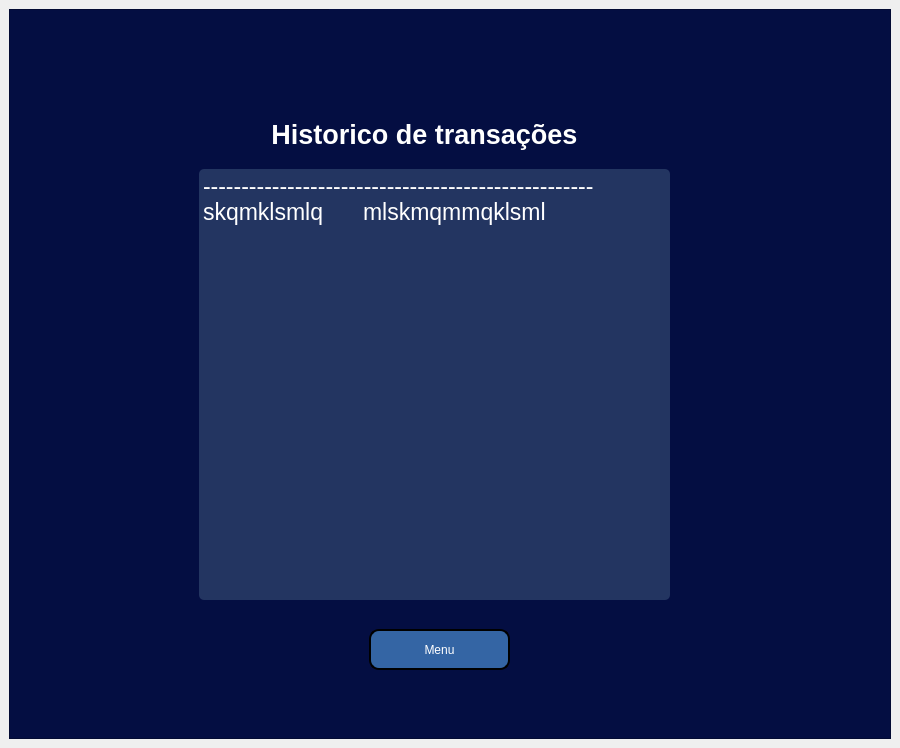
<?xml version="1.0" encoding="UTF-8"?>
<ui version="4.0">
 <class>tela_historico</class>
 <widget class="QMainWindow" name="tela_historico">
  <property name="geometry">
   <rect>
    <x>0</x>
    <y>0</y>
    <width>900</width>
    <height>748</height>
   </rect>
  </property>
  <property name="minimumSize">
   <size>
    <width>540</width>
    <height>650</height>
   </size>
  </property>
  <property name="maximumSize">
   <size>
    <width>1024</width>
    <height>748</height>
   </size>
  </property>
  <property name="windowTitle">
   <string>MainWindow</string>
  </property>
  <widget class="QWidget" name="centralwidget">
   <layout class="QVBoxLayout" name="verticalLayout">
    <item>
     <widget class="QFrame" name="frame">
      <property name="styleSheet">
       <string notr="true">background-color: rgb(4, 14, 66);
color: rgb(255, 255, 255);</string>
      </property>
      <property name="frameShape">
       <enum>QFrame::StyledPanel</enum>
      </property>
      <property name="frameShadow">
       <enum>QFrame::Raised</enum>
      </property>
      <widget class="QLabel" name="label_2">
       <property name="geometry">
        <rect>
         <x>320</x>
         <y>-10</y>
         <width>201</width>
         <height>131</height>
        </rect>
       </property>
       <property name="text">
        <string/>
       </property>
       <property name="pixmap">
        <pixmap>imagens/icon_extrato2.png</pixmap>
       </property>
       <property name="scaledContents">
        <bool>true</bool>
       </property>
      </widget>
      <widget class="QPushButton" name="pushButton_2">
       <property name="geometry">
        <rect>
         <x>360</x>
         <y>620</y>
         <width>141</width>
         <height>41</height>
        </rect>
       </property>
       <property name="styleSheet">
        <string notr="true">QPushButton{

background-color: rgb(52, 101, 164);	
border-radius: 10px;
border: 2px solid rgb(0, 0, 0);
}

QPushButton:hover{
	background-color: rgb(52, 101, 164);
	color: rgb(0, 0, 0);
	border: 2px solid rgb(32, 74, 135);
}</string>
       </property>
       <property name="text">
        <string>Menu</string>
       </property>
      </widget>
      <widget class="QTextEdit" name="textEdit">
       <property name="geometry">
        <rect>
         <x>190</x>
         <y>160</y>
         <width>471</width>
         <height>431</height>
        </rect>
       </property>
       <property name="font">
        <font>
         <pointsize>17</pointsize>
         <weight>50</weight>
         <bold>false</bold>
        </font>
       </property>
       <property name="styleSheet">
        <string notr="true">background-color: rgba(51, 72, 113, 170);
color:  rgb(255, 255, 255);
border-radius: 5px;</string>
       </property>
       <property name="readOnly">
        <bool>true</bool>
       </property>
       <property name="html">
        <string>&lt;!DOCTYPE HTML PUBLIC &quot;-//W3C//DTD HTML 4.0//EN&quot; &quot;http://www.w3.org/TR/REC-html40/strict.dtd&quot;&gt;
&lt;html&gt;&lt;head&gt;&lt;meta name=&quot;qrichtext&quot; content=&quot;1&quot; /&gt;&lt;style type=&quot;text/css&quot;&gt;
p, li { white-space: pre-wrap; }
&lt;/style&gt;&lt;/head&gt;&lt;body style=&quot; font-family:'Ubuntu'; font-size:17pt; font-weight:400; font-style:normal;&quot;&gt;
&lt;p style=&quot; margin-top:0px; margin-bottom:0px; margin-left:0px; margin-right:0px; -qt-block-indent:0; text-indent:0px;&quot;&gt;---------------------------------------------------&lt;/p&gt;
&lt;p style=&quot; margin-top:0px; margin-bottom:0px; margin-left:0px; margin-right:0px; -qt-block-indent:0; text-indent:0px;&quot;&gt;skqmklsmlq	mlskmqmmqklsml&lt;/p&gt;&lt;/body&gt;&lt;/html&gt;</string>
       </property>
      </widget>
      <widget class="QLabel" name="label">
       <property name="geometry">
        <rect>
         <x>180</x>
         <y>110</y>
         <width>471</width>
         <height>31</height>
        </rect>
       </property>
       <property name="font">
        <font>
         <pointsize>20</pointsize>
         <weight>75</weight>
         <bold>true</bold>
        </font>
       </property>
       <property name="text">
        <string>Historico de transações</string>
       </property>
       <property name="alignment">
        <set>Qt::AlignCenter</set>
       </property>
      </widget>
     </widget>
    </item>
   </layout>
  </widget>
 </widget>
 <resources/>
 <connections/>
</ui>
